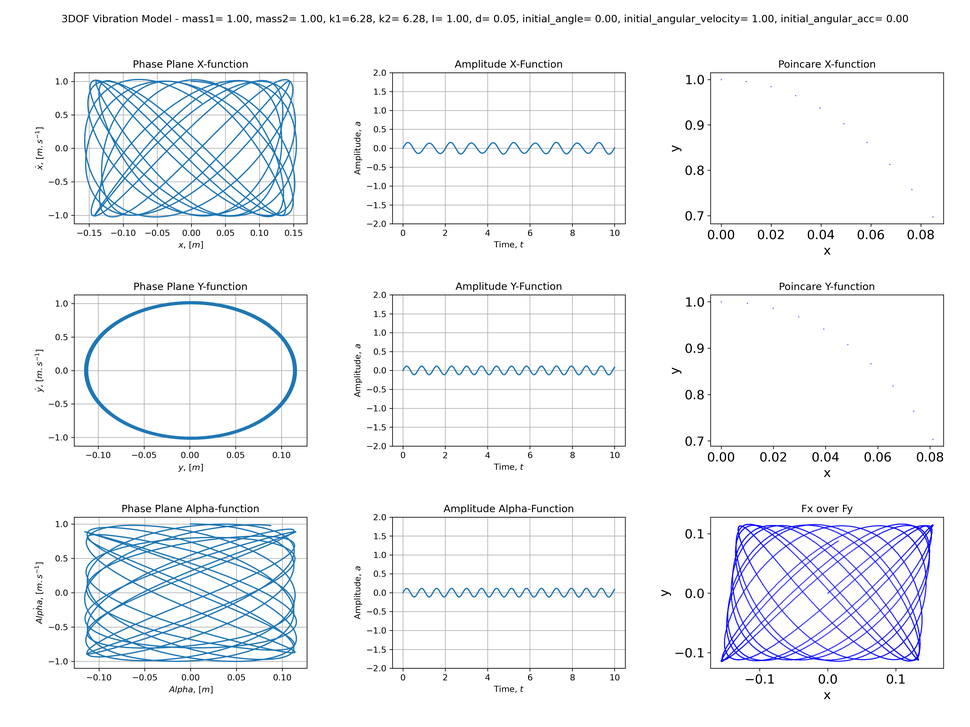
#> input picture src/mythicwind/simulator/ODE_mass1:1.0-mass2:1.0-k1:6.28-k2:6.28-I:1.0-d:0.05.png, 970 x 727 px, shrunk from 4800 x 3600 before the run
$ python -i ellipse.py   (imports and definitions only)
#> lines starting #> are read from the running program, lines starting #| are printed output that depends on the picture
from numpy.lib.histograms import _unsigned_subtract
from scipy.signal import find_peaks
import vg
import numpy as np
import pandas as pd
import matplotlib.pyplot as plt


# [5 lines left out: function calc_deflection, not called in this run]

def find_minmax_deflection(data, distance=30, prominence=0.001):

    assert hasattr(data, 'deflection')

    drop_maxima = list()
    drop_minima = list()

    max_i, _ = find_peaks(data.deflection, distance=distance, prominence=prominence)
    min_i, _ = find_peaks(data.deflection*-1, distance=distance, prominence=prominence)

    max_df = pd.DataFrame({'max_deflection' : data.deflection[max_i],
                           'max_deflection_i' : max_i,
                          }, index=data.index[max_i])
    min_df = pd.DataFrame({'min_deflection' : data.deflection[min_i],
                           'min_deflection_i' : min_i,
                          }, index=data.index[min_i])

    if min_df.index[0] < max_df.index[0]:
        min_df = min_df[1:]

    for i in range(len(max_df) - 1):

        start = max_df.index[i]
        end = max_df.index[i+1]

        n_min = len(min_df[start:end].min_deflection)

        if n_min == 0:

            drop_maxima.append(end)

        elif n_min > 1:

            drop_minima.append((start, end))

        else:
            pass

    for (start, end) in drop_minima:
        min_df.drop(min_df[start:end][min_df[start:end].min_deflection != min_df[start:end].min_deflection.min()].index, inplace=True)

    for index in drop_maxima:
        max_df.drop(index, inplace=True)

    if max_df.index[-1] > min_df.index[-1]:
        max_df = max_df.iloc[:-1]

    assert len(max_df.max_deflection) == len(min_df.min_deflection)

    if len(max_df.max_deflection) % 2:
        max_df = max_df.iloc[:-1]
        min_df = min_df.iloc[:-1]

    max_df.insert(loc=len(max_df.columns), column='ddt_max_deflection', value=calc_ddt(max_df.max_deflection))
    min_df.insert(loc=len(min_df.columns), column='ddt_min_deflection', value=calc_ddt(min_df.min_deflection))


    return (min_df, max_df)

# [135 lines left out: functions calc_max_deflection_angles, calc_axis_ratio, calc_peak_convolution, calc_p2p_vectors, calc_p2p_angles, calc_ddt and 1 more, not called in this run]


def geometry_analysis(dataframe):


    min_df, max_df = find_minmax_deflection(dataframe)

    ratio_df = calc_axis_ratio(min_df.min_deflection, max_df.max_deflection)

    p2p_angles_df = calc_p2p_angles(dataframe.pos_z, dataframe.pos_x, max_df)

    axis_angles_df = calc_max_deflection_angles(dataframe.pos_z, dataframe.pos_x, max_df)

        # merge DataFrame and return
    geometry_df = pd.merge(max_df, ratio_df,
                           left_index=True, right_index=True)
    geometry_df = pd.merge(geometry_df, axis_angles_df,
                           left_index=True, right_index=True)
    geometry_df = pd.merge(geometry_df, p2p_angles_df,
                           left_index=True, right_index=True)

    return(geometry_df)


# [36 lines left out: function plot_geometry_analysis, not called in this run]

>>> import cv2
>>> picture = cv2.imread('simulator/ODE_mass1:1.0-mass2:1.0-k1:6.28-k2:6.28-I:1.0-d:0.05.png', cv2.IMREAD_GRAYSCALE)
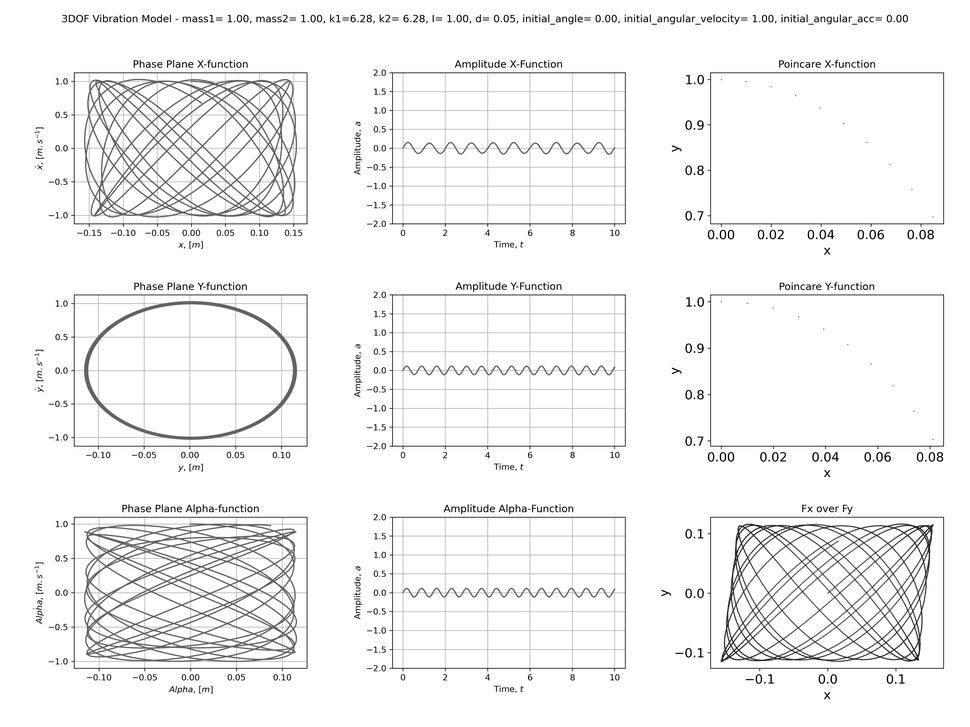
#> picture: shape (727, 970); min 0, max 255, mean 243.2
>>> result = geometry_analysis(picture)
#> (the run stopped early here; a loop or call above may not have finished)
